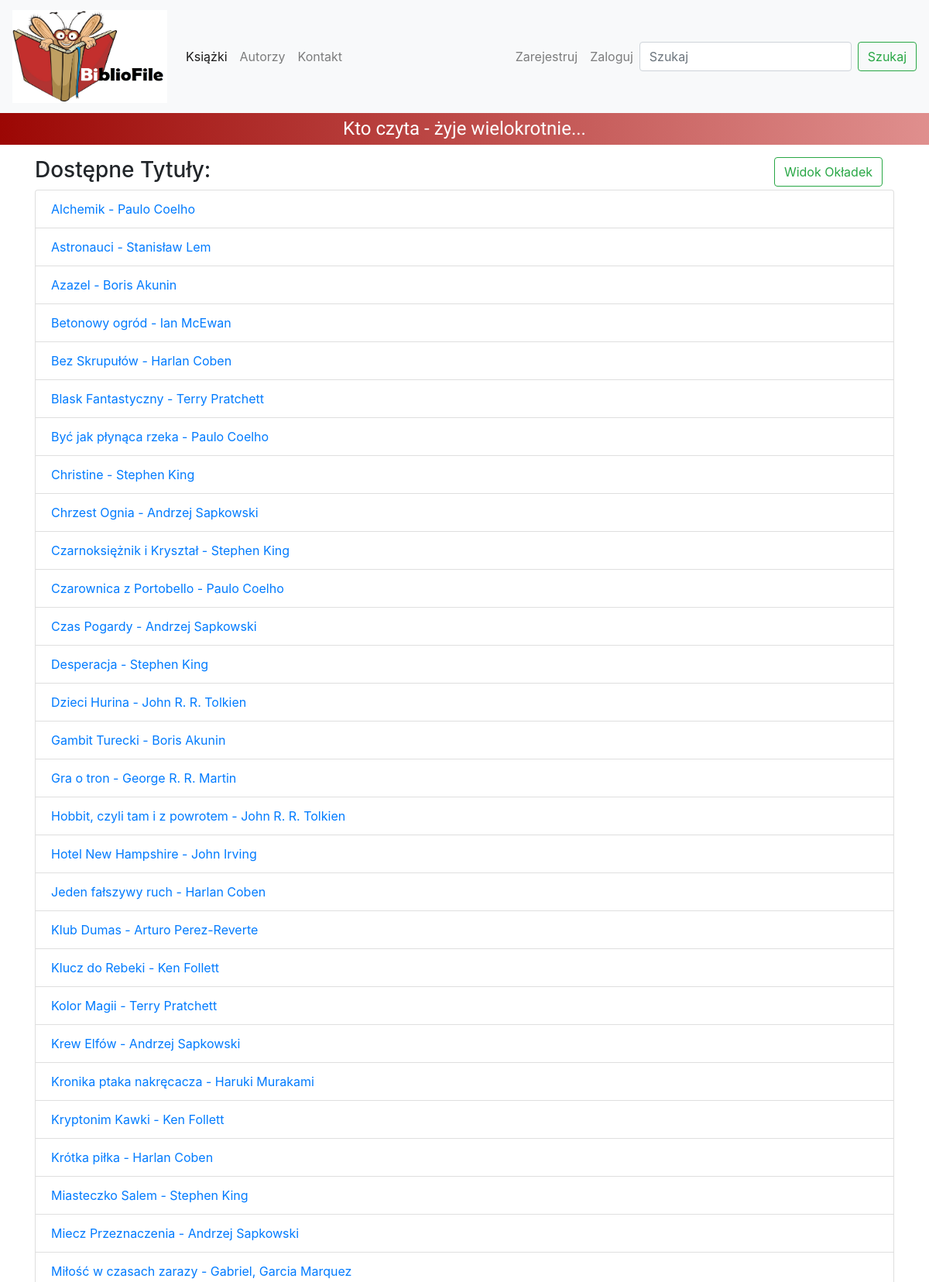
The page /list_2/ (upper part) on the database its author committed.
### library/models.py (models this page shows, shortened)
class Book(models.Model):
    title = models.CharField(max_length=64)
    authors = models.ManyToManyField(Author)
    description = models.TextField(blank=True, null=True)
    cover = models.ImageField(blank=True, null=True, upload_to="images/")
    ebook = models.FileField(blank=True, null=True, upload_to="books/")

class Author(models.Model):
    name = models.CharField(max_length=64)
    surname = models.CharField(max_length=64)
    biography = models.TextField(blank=True, null=True)
    photo = models.ImageField(blank=True, null=True, upload_to="images/")
    def __str__(self):
        return '{} {}'.format(self.name, self.surname)

### library/views.py (the view)
# urls.py: path('list_2/', BookListListView.as_view(), name='book-list-li'),
class BookListListView(View):
    def get(self, request):
        books = models.Book.objects.all().order_by('title')
        ctx = {'books': books}
        return render(request, 'all_books_list_li.html', ctx)

### library/templates/all_books_list_li.html
{% extends 'base.html' %}
{% load static %}
{% block content %}
    <div class="container">
        <div class="container">
            <div class="form-group">
                <a class="btn btn-outline-success my-2 my-sm-0 float-right" href="{% url 'book-list' %}">Widok
                    Okładek</a>
            </div>
        </div>
        <h3>Dostępne Tytuły:</h3>
        <ul class="list-group">
            {% for book in books %}
                <li class="list-group-item">
                    <a href="{% url 'book-details' book.pk %}">{{ book.title }} - {{ book.authors.get }}</a>
                </li>
            {% endfor %}
        </ul>
    </div>
{% endblock %}

### rows shown on the page
Book: title "Alchemik", authors.get "Paulo Coelho"
Book: title "Astronauci", authors.get "Stanisław Lem"
Book: title "Azazel", authors.get "Boris Akunin"
Book: title "Betonowy ogród", authors.get "Ian McEwan"
Book: title "Bez Skrupułów", authors.get "Harlan Coben"
Book: title "Blask Fantastyczny", authors.get "Terry Pratchett"
Book: title "Być jak płynąca rzeka", authors.get "Paulo Coelho"
Book: title "Christine", authors.get "Stephen King"
Book: title "Chrzest Ognia", authors.get "Andrzej Sapkowski"
Book: title "Czarnoksiężnik i Kryształ", authors.get "Stephen King"
Book: title "Czarownica z Portobello", authors.get "Paulo Coelho"
Book: title "Czas Pogardy", authors.get "Andrzej Sapkowski"
Book: title "Desperacja", authors.get "Stephen King"
Book: title "Dzieci Hurina", authors.get "John R. R. Tolkien"
Book: title "Gambit Turecki", authors.get "Boris Akunin"
Book: title "Gra o tron", authors.get "George R. R. Martin"
Book: title "Hobbit, czyli tam i z powrotem", authors.get "John R. R. Tolkien"
Book: title "Hotel New Hampshire", authors.get "John Irving"
Book: title "Jeden fałszywy ruch", authors.get "Harlan Coben"
Book: title "Klub Dumas", authors.get "Arturo Perez-Reverte"
Book: title "Klucz do Rebeki", authors.get "Ken Follett"
Book: title "Kolor Magii", authors.get "Terry Pratchett"
Book: title "Krew Elfów", authors.get "Andrzej Sapkowski"
Book: title "Kronika ptaka nakręcacza", authors.get "Haruki Murakami"
Book: title "Kryptonim Kawki", authors.get "Ken Follett"
Book: title "Krótka piłka", authors.get "Harlan Coben"
Book: title "Miasteczko Salem", authors.get "Stephen King"
Book: title "Miecz Przeznaczenia", authors.get "Andrzej Sapkowski"
Book: title "Miłość w czasach zarazy", authors.get "Gabriel, Garcia Marquez"
